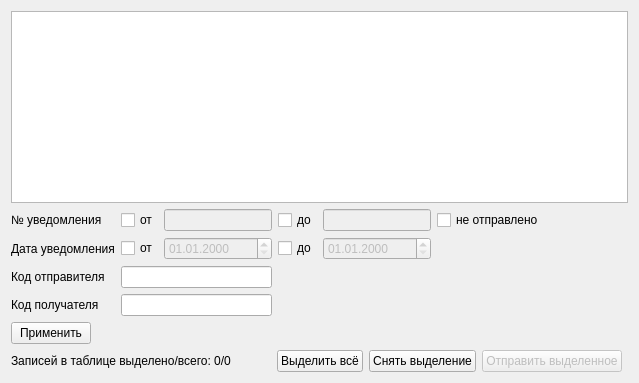
         <widget class="QWidget" name="tabOutcomeDeAttach">
          <attribute name="title">
           <string>Исходящие</string>
          </attribute>
          <layout class="QGridLayout" name="gridLayout_9">
           <item row="1" column="0" colspan="2">
            <widget class="CInDocTableView" name="tblOutcomeDeAttachQuery"/>
           </item>
           <item row="4" column="0">
            <layout class="QHBoxLayout" name="horizontalLayout_4">
             <item>
              <widget class="QLabel" name="lblStatusOutcomeDeAttachQuery">
               <property name="text">
                <string>Записей в таблице выделено/всего: 0/0</string>
               </property>
              </widget>
             </item>
             <item>
              <spacer name="horizontalSpacer_10">
               <property name="orientation">
                <enum>Qt::Horizontal</enum>
               </property>
               <property name="sizeHint" stdset="0">
                <size>
                 <width>40</width>
                 <height>20</height>
                </size>
               </property>
              </spacer>
             </item>
             <item>
              <widget class="QPushButton" name="btnSelectAllSendDeAttachQuery">
               <property name="text">
                <string>Выделить всё</string>
               </property>
              </widget>
             </item>
             <item>
              <widget class="QPushButton" name="btnDeselectAllSendDeAttachQuery">
               <property name="text">
                <string>Снять выделение</string>
               </property>
              </widget>
             </item>
             <item>
              <widget class="QPushButton" name="btnSendNotSentDeAttachQuery">
               <property name="enabled">
                <bool>false</bool>
               </property>
               <property name="text">
                <string>Отправить выделенное</string>
               </property>
              </widget>
             </item>
            </layout>
           </item>
           <item row="3" column="0">
            <layout class="QHBoxLayout" name="horizontalLayout_5">
             <item>
              <widget class="QPushButton" name="btnUpdateDeAttachQueryLog">
               <property name="sizePolicy">
                <sizepolicy hsizetype="Minimum" vsizetype="Fixed">
                 <horstretch>0</horstretch>
                 <verstretch>0</verstretch>
                </sizepolicy>
               </property>
               <property name="text">
                <string>Применить</string>
               </property>
              </widget>
             </item>
             <item>
              <spacer name="horizontalSpacer_11">
               <property name="orientation">
                <enum>Qt::Horizontal</enum>
               </property>
               <property name="sizeHint" stdset="0">
                <size>
                 <width>40</width>
                 <height>20</height>
                </size>
               </property>
              </spacer>
             </item>
            </layout>
           </item>
           <item row="2" column="0">
            <layout class="QGridLayout" name="gridLayout_10">
             <item row="0" column="3">
              <widget class="QCheckBox" name="chkQueryNumTo">
               <property name="sizePolicy">
                <sizepolicy hsizetype="Fixed" vsizetype="Fixed">
                 <horstretch>0</horstretch>
                 <verstretch>0</verstretch>
                </sizepolicy>
               </property>
               <property name="text">
                <string>до</string>
               </property>
              </widget>
             </item>
             <item row="1" column="3">
              <widget class="QCheckBox" name="chkQueryDateTo">
               <property name="sizePolicy">
                <sizepolicy hsizetype="Fixed" vsizetype="Fixed">
                 <horstretch>0</horstretch>
                 <verstretch>0</verstretch>
                </sizepolicy>
               </property>
               <property name="text">
                <string>до</string>
               </property>
              </widget>
             </item>
             <item row="0" column="2">
              <widget class="QLineEdit" name="edtQueryNumFrom">
               <property name="enabled">
                <bool>false</bool>
               </property>
               <property name="sizePolicy">
                <sizepolicy hsizetype="Preferred" vsizetype="Fixed">
                 <horstretch>0</horstretch>
                 <verstretch>0</verstretch>
                </sizepolicy>
               </property>
               <property name="inputMask">
                <string/>
               </property>
               <property name="maxLength">
                <number>32767</number>
               </property>
              </widget>
             </item>
             <item row="0" column="0">
              <widget class="QLabel" name="lblQueryNum">
               <property name="text">
                <string>№ уведомления</string>
               </property>
               <property name="buddy">
                <cstring>chkQueryNumFrom</cstring>
               </property>
              </widget>
             </item>
             <item row="0" column="1">
              <widget class="QCheckBox" name="chkQueryNumFrom">
               <property name="sizePolicy">
                <sizepolicy hsizetype="Fixed" vsizetype="Fixed">
                 <horstretch>0</horstretch>
                 <verstretch>0</verstretch>
                </sizepolicy>
               </property>
               <property name="text">
                <string>от</string>
               </property>
              </widget>
             </item>
             <item row="1" column="2">
              <widget class="CDateEdit" name="edtQueryDateFrom">
               <property name="enabled">
                <bool>false</bool>
               </property>
               <property name="sizePolicy">
                <sizepolicy hsizetype="Preferred" vsizetype="Fixed">
                 <horstretch>0</horstretch>
                 <verstretch>0</verstretch>
                </sizepolicy>
               </property>
               <property name="displayFormat">
                <string>dd.MM.yyyy</string>
               </property>
              </widget>
             </item>
             <item row="0" column="4">
              <widget class="QLineEdit" name="edtQueryNumTo">
               <property name="enabled">
                <bool>false</bool>
               </property>
               <property name="sizePolicy">
                <sizepolicy hsizetype="Preferred" vsizetype="Fixed">
                 <horstretch>0</horstretch>
                 <verstretch>0</verstretch>
                </sizepolicy>
               </property>
               <property name="inputMask">
                <string/>
               </property>
              </widget>
             </item>
             <item row="1" column="1">
              <widget class="QCheckBox" name="chkQueryDateFrom">
               <property name="sizePolicy">
                <sizepolicy hsizetype="Fixed" vsizetype="Fixed">
                 <horstretch>0</horstretch>
                 <verstretch>0</verstretch>
                </sizepolicy>
               </property>
               <property name="text">
                <string>от</string>
               </property>
              </widget>
             </item>
             <item row="1" column="0">
              <widget class="QLabel" name="lblQueryDate">
               <property name="text">
                <string>Дата уведомления</string>
               </property>
               <property name="buddy">
                <cstring>edtQueryDateFrom</cstring>
               </property>
              </widget>
             </item>
             <item row="1" column="4">
              <widget class="CDateEdit" name="edtQueryDateTo">
               <property name="enabled">
                <bool>false</bool>
               </property>
               <property name="displayFormat">
                <string>dd.MM.yyyy</string>
               </property>
              </widget>
             </item>
             <item row="2" column="0">
              <widget class="QLabel" name="lblSrcOrgCode">
               <property name="text">
                <string>Код отправителя</string>
               </property>
               <property name="buddy">
                <cstring>edtSrcOrgCode</cstring>
               </property>
              </widget>
             </item>
             <item row="2" column="1" colspan="2">
              <widget class="QLineEdit" name="edtSrcOrgCode">
               <property name="sizePolicy">
                <sizepolicy hsizetype="Preferred" vsizetype="Fixed">
                 <horstretch>0</horstretch>
                 <verstretch>0</verstretch>
                </sizepolicy>
               </property>
               <property name="maxLength">
                <number>16</number>
               </property>
              </widget>
             </item>
             <item row="0" column="5">
              <widget class="QCheckBox" name="chkNotSentDeAttachQuery">
               <property name="text">
                <string>не отправлено</string>
               </property>
              </widget>
             </item>
             <item row="3" column="1" colspan="2">
              <widget class="QLineEdit" name="edtDestOrgCode">
               <property name="sizePolicy">
                <sizepolicy hsizetype="Preferred" vsizetype="Fixed">
                 <horstretch>0</horstretch>
                 <verstretch>0</verstretch>
                </sizepolicy>
               </property>
               <property name="maxLength">
                <number>16</number>
               </property>
              </widget>
             </item>
             <item row="3" column="0">
              <widget class="QLabel" name="lblDestOrgCode">
               <property name="text">
                <string>Код получателя</string>
               </property>
               <property name="buddy">
                <cstring>edtDestOrgCode</cstring>
               </property>
              </widget>
             </item>
             <item row="3" column="5">
              <spacer name="horizontalSpacer_7">
               <property name="orientation">
                <enum>Qt::Horizontal</enum>
               </property>
               <property name="sizeHint" stdset="0">
                <size>
                 <width>40</width>
                 <height>20</height>
                </size>
               </property>
              </spacer>
             </item>
            </layout>
           </item>
          </layout>
         </widget>
